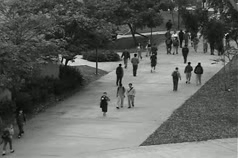
#> input picture frame 20 of Generated data/videos_UCSD/video1.avi, 238 x 158 px, given in place of vtest.avi, which was not available
$ python bg.py
#> lines starting #> are read from the running program, lines starting #| are printed output that depends on the picture; after the words box and inside, x2 and y2 are one past the last pixel; in counts of white or black regions, pixels touching at a corner belong together; pictures that were not available may be replaced by others from this repository, and a replacement may not be noted
from __future__ import print_function
import cv2 as cv
import argparse
import os
from os import listdir, mkdir
from os.path import isfile, isdir, join
import shutil
parser = argparse.ArgumentParser(description='This program shows how to use background subtraction methods provided by \
                                              OpenCV. You can process both videos and images.')
parser.add_argument('--input', type=str, help='Path to a video or a sequence of image.', default='vtest.avi')
parser.add_argument('--algo', type=str, help='Background subtraction method (KNN, MOG2).', default='MOG2')
args = parser.parse_args()
if args.algo == 'MOG2':
    backSub = cv.createBackgroundSubtractorMOG2()
else:
    backSub = cv.createBackgroundSubtractorKNN()
capture = cv.VideoCapture(cv.samples.findFileOrKeep(args.input))
if not capture.isOpened():
    print('Unable to open: ' + args.input)
    exit(0)


shutil.rmtree("masks", ignore_errors = True)
os.mkdir('masks/')
i=1
while True:
    ret, frame = capture.read()
#> frame is the input picture: shape (158, 238, 3); mean B, G, R 95.2, 98.2, 96.2
    if frame is None:
        break

    fgMask = backSub.apply(frame)
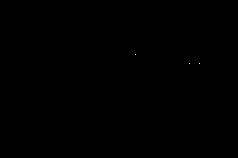
#> fgMask: shape (158, 238); values 127 (black) and 255 (white), 0.01% white in thin lines or dots, all inside (x1, y1, x2, y2) = (135, 54, 200, 64)


    cv.rectangle(frame, (10, 2), (100,20), (255,255,255), -1)
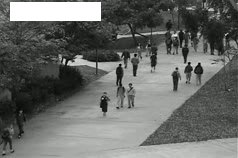
#> frame: shape (158, 238, 3); 4.6% of pixels changed, all inside (x1, y1, x2, y2) = (10, 2, 101, 21)
    cv.putText(frame, str(capture.get(cv.CAP_PROP_POS_FRAMES)), (15, 15),
               cv.FONT_HERSHEY_SIMPLEX, 0.5 , (0,0,0))
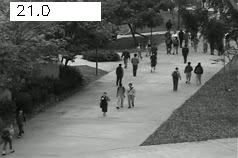
#> frame: shape (158, 238, 3); 0.18% of pixels changed, all inside (x1, y1, x2, y2) = (17, 5, 50, 16)


    cv.imwrite('masks/out'+str(i)+'.jpg', fgMask)
    i+=1

$ run again, starting later in the video
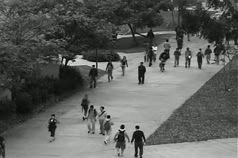
#> input picture frame 90 of Generated data/videos_UCSD/video1.avi, 238 x 158 px, given in place of vtest.avi, which was not available
#> frame is the input picture: shape (158, 238, 3); mean B, G, R 92.2, 95.2, 93.2
#> fgMask: shape (158, 238); values 127 (black) and 255 (white), 0% white in thin lines or dots, all inside (x1, y1, x2, y2) = (208, 46, 209, 47)
#> `cv.rectangle(frame, (10, 2), (100,20), (255,255,255), -1)`:
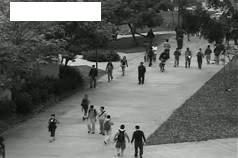
#> frame: shape (158, 238, 3); 4.6% of pixels changed, all inside (x1, y1, x2, y2) = (10, 2, 101, 21)
#> `cv.putText(frame, str(capture.get(cv.CAP_PROP_POS_FRAMES)), (15, 15), ..`:
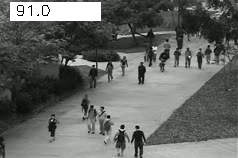
#> frame: shape (158, 238, 3); 0.2% of pixels changed, all inside (x1, y1, x2, y2) = (17, 5, 50, 16)

$ run again, starting later in the video
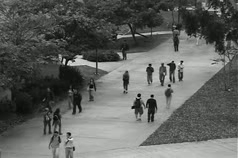
#> input picture frame 160 of Generated data/videos_UCSD/video1.avi, 238 x 158 px, given in place of vtest.avi, which was not available
#> frame is the input picture: shape (158, 238, 3); mean B, G, R 94.6, 97.6, 95.6
#> fgMask: shape (158, 238); values 127 (black) and 255 (white), 0.01% white in thin lines or dots, all inside (x1, y1, x2, y2) = (139, 85, 170, 97)
#> `cv.rectangle(frame, (10, 2), (100,20), (255,255,255), -1)`:
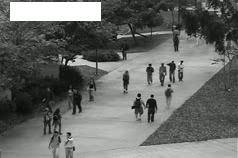
#> frame: shape (158, 238, 3); 4.6% of pixels changed, all inside (x1, y1, x2, y2) = (10, 2, 101, 21)
#> `cv.putText(frame, str(capture.get(cv.CAP_PROP_POS_FRAMES)), (15, 15), ..`:
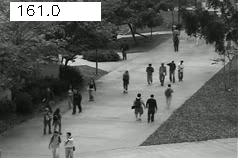
#> frame: shape (158, 238, 3); 0.23% of pixels changed, all inside (x1, y1, x2, y2) = (18, 5, 60, 16)
